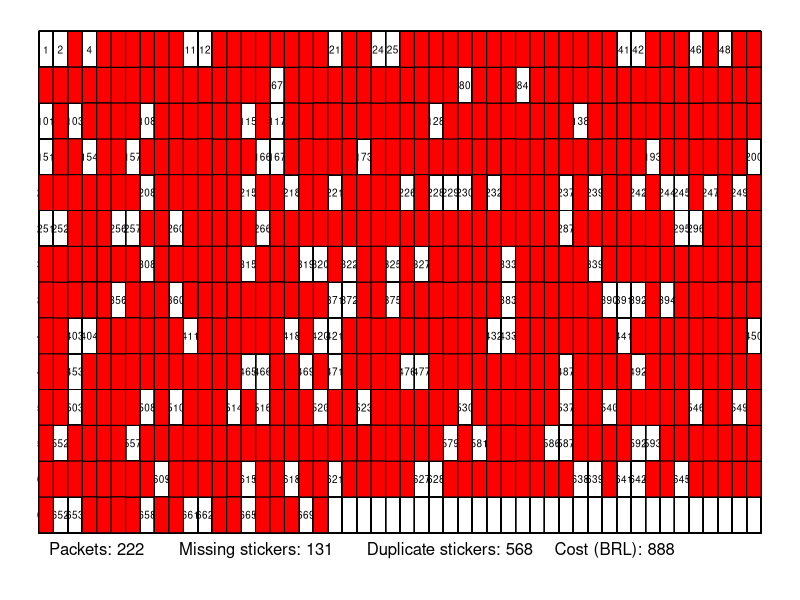

Recreate this plot in R. (Note: a time limit stopped this script after it produced the figure.)

fullrect <- function(w) {
 vt <- ceiling(w/50)
 ht <- w-(50*(ceiling(w/50)-1))
 polygon(c((ht-1)*10,ht*10,ht*10,(ht-1)*10),
         c(-vt*10,-vt*10,-(vt-1)*10,-(vt-1)*10),col="red")
 }

# Grid
par(mar=c(0.5, 0.5, 0.5, 0.5))
plot(0,0,col="white",xlim=c(0,500),ylim=c(-150,0),axes=FALSE,xlab="",ylab="")
for (j in seq(0,500,10))
 for (k in seq(-140,0,10)) {
  lines(c(0,500),c(k,k))
  lines(c(j,j),c(-140,0)) }
  
# Numbers
num <- 670
for (j in seq(0,490,10))
 for (k in seq(-130,0,10)) { 
  m <- (j/10+1)+50*(-k/10)
  if (m<=num) { text(j+5,k-5,m,cex=0.6) } }

 N <- 670             # Total number of stickers
 k <- 5               # Number of stickers in a packet
 H <- 0               # Number of stickers that the collector have
 D <- 0               # Duplicate stickers
 is.missing <- 1:N    # Missing stickers
 first.rep <- 0
 stickers.b <- 0      # Number of stickers
 while (H<N) {
  g      <- sample(N,k,replace=TRUE)  
  for (q in 1:5) fullrect(g[q]) 
  polygon(c(0,500,500,0),c(-150,-150,-142,-142),col="white",border = NA)
  repetd <- g[! g %in% is.missing]
  is.missing <- is.missing[! is.missing %in% g]
  H <- N - length(is.missing)
  text(90,-145,paste("Missing stickers:",N-H),pos=4)
  D <- D + length(repetd)
  text(220,-145,paste("Duplicate stickers:",D),pos=4)
  if (D>0 & first.rep==0) first.rep <- stickers.b + 1  
  stickers.b <- stickers.b + 1
  text(0,-145,paste("Packets:",stickers.b),pos=4)
  text(350,-145,paste("Cost (BRL):",stickers.b*4),pos=4)
  Sys.sleep(0.5)
 }
 total    <- stickers.b*5
 stickers <- stickers.b
 cost     <- stickers*4
 first.rep
 
